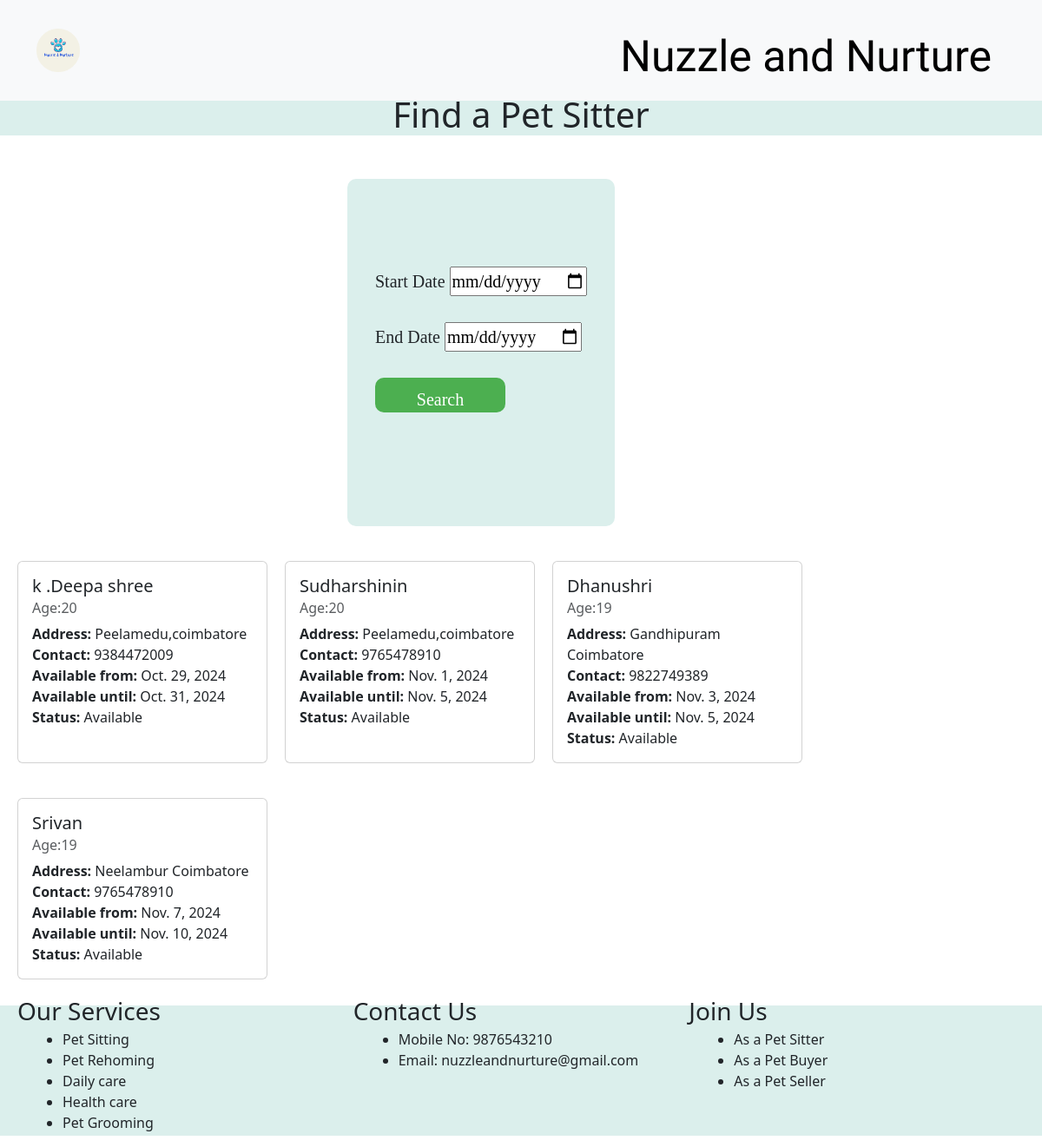
The app's page /app/find_pet_sitter/ with its own data.
### app/models.py (models this page shows, shortened)
class Petsitter(models.Model):
    name=models.CharField(max_length=100)
    age=models.IntegerField()
    address=models.TextField()
    contact=models.IntegerField()
    start_date=models.DateField(null=True,blank=True)
    end_date=models.DateField(null=True, blank=True)
    status=models.CharField(max_length=100,default='Available')

### app/views.py (the view)
# urls.py: path('find_pet_sitter/',views.find_pet_sitter,name='Find_Pet_Sit'),
def find_pet_sitter(request):
    from_date=request.GET.get('from')
    end_date=request.GET.get('end')
    if from_date and end_date:
        from_date = datetime.strptime(from_date, '%Y-%m-%d').date()
        end_date = datetime.strptime(end_date, '%Y-%m-%d').date()
        sitters=Petsitter.objects.filter(start_date__lte=from_date,end_date__gte=end_date)
    else:
        sitters=Petsitter.objects.all()
    return render(request,'app/Find_Pit_Sitter.html',{'sitters':sitters})

### app/templates/app/Find_Pit_Sitter.html (shortened to what this page needs)
<!DOCTYPE html>
<html lang="en" dir="ltr">
  <head>
    {% load static %}
    <link href="https://cdn.jsdelivr.net/npm/bootstrap@5.3.3/dist/css/bootstrap.min.css" rel="stylesheet">
    <link rel="stylesheet" href="find_pet_sitter.css">
  </head>
  <body>
<nav class="navbar bg-body-tertiary">
  <div class="container">
    <img src="{% static 'images/IMG-20240723-WA0010 1.png' %}" alt="logo" style="width: 50px; height: auto;">
    <a class="navbar-brand" href="{% url 'home' %}" style="text-decoration: none; margin-left: 13px; margin-top: 15px;font-family: 'Jolly Lodger', system-ui;color:black;font-size:50px;" >Nuzzle and Nurture</a>
   </div>
</nav>
<nav class="navbar_sell" style="background-color:#DBEFEC;">
  <div class="container1">
    <h1>Find a Pet Sitter</h1>
  </div>
</nav>
<div class="a">
  <form class="container" action="{% url 'app:Find_Pet_Sit' %}" method="GET">
       <label for="from">Start Date</label>
       <input type="date" id="type" name="from" required><br><br>
       <label for="end">End Date</label>
       <input type="date" id="end"  name="end" required><br><br>
       <button type="submit" name="submit" class="custom-button">Search</button>
       <br><br>
  </form>
</div>
<div class="d-flex flex-wrap">
{% for  sitter  in sitters %}
<div class="card" style="width: 18rem;">
  <div class="card-body">
    <h5 class="card-title">{{ sitter.name }}</h5>
    <h6 class="card-subtitle mb-2 text-body-secondary">Age:{{ sitter.age }}</h6>
    <p class="card-text">
      <strong>Address:</strong> {{ sitter.address }}<br>
      <strong>Contact:</strong> {{ sitter.contact }}<br>
      <strong>Available from:</strong> {{ sitter.start_date }}<br>
      <strong>Available until:</strong> {{ sitter.end_date }}<br>
      <strong>Status:</strong> {{ sitter.status }}
      </p>
  </div>
</div>
{% endfor %}
</div>
<footer class="footer">
  <div class="row1">
      <div class="col" style="margin-top: -30px;">
          <h3>Our Services</h3>
          <ul style="margin-left: 20px; margin-top: -5px;">
              <li>Pet Sitting</li>
              <li>Pet Rehoming</li>
              <li>Daily care</li>
              <li>Health care</li>
              <li>Pet Grooming</li>
          </ul>
      </div>
      <div class="col" style="margin-top: -30px;">
          <h3>Contact Us</h3>
          <ul style="margin-left: 20px; margin-top: -5px;">
              <li>Mobile No: 9876543210</li>
              <li>Email: nuzzleandnurture@gmail.com</li>
          </ul>
      </div>
      <div class="col" style="margin-top: -30px;">
          <h3>Join Us</h3>
          <ul style="margin-left: 20px; margin-top: -5px;">
              <li>As a Pet Sitter</li>
              <li>As a Pet Buyer</li>
              <li>As a Pet Seller</li>
          </ul>
      </div>
  </div>
</footer>
  </body>
</html>

### app/templates/app/find_pet_sitter.css (style rules this page uses)
.footer { background-color: #DBEFEC; height: 150px; position:relative; bottom:0; padding:20px; margin-top:30px; }
.col { flex:1; }
.row1 { display:flex; justify-content: space-between; }
.navbar_sell { display: flex; justify-content: center; align-items: center; height: 40px; }
.a { display: flex; justify-content: center; align-items: center; height: 50vh; margin-top:50px; }
.container { justify-content:center; font-family:"Cormorant Garamond", serif; font-size:20px; }
.custom-button { width: 150px; height: 40px; background-color: #4CAF50; color: white; font-size: 20px; border: none; border-radius: 10px; cursor: pointer; padding: 10px 20px; text-align: center; }

### app/templates/app/Find_Pit_Sitter.html (style rules this page uses)
.footer { background-color: #DBEFEC; bottom:0; padding:30px; margin-top:20px;; }
.col { flex:1; }
.row1 { display:flex; justify-content: space-between; }
.navbar_sell { display: flex; justify-content: center; align-items: center; height: 40px; }
.a { display: flex; justify-content: center; align-items: center; margin-top:10px; background-color:#DBEFEC; border-radius: 10px; padding: 20px; width: fit-content; margin-left: 400px; margin-right: auto; }
.container { font-family:"Cormorant Garamond", serif; font-size:20px; }
.custom-button { width: 150px; height: 40px; background-color: #4CAF50; color: white; font-size: 20px; border: none; border-radius: 10px; cursor: pointer; padding: 10px 20px; text-align: center; }
.card { margin-top:40px; margin-left:20px; }

### records on screen
Petsitter: name "k .Deepa shree", age "20", address "Peelamedu,coimbatore", contact "9384472009", start_date "Oct. 29, 2024", end_date "Oct. 31, 2024", status "Available"
Petsitter: name "Sudharshinin", age "20", address "Peelamedu,coimbatore", contact "9765478910", start_date "Nov. 1, 2024", end_date "Nov. 5, 2024", status "Available"
Petsitter: name "Dhanushri", age "19", address "Gandhipuram Coimbatore", contact "9822749389", start_date "Nov. 3, 2024", end_date "Nov. 5, 2024", status "Available"
Petsitter: name "Srivan", age "19", address "Neelambur Coimbatore", contact "9765478910", start_date "Nov. 7, 2024", end_date "Nov. 10, 2024", status "Available"
